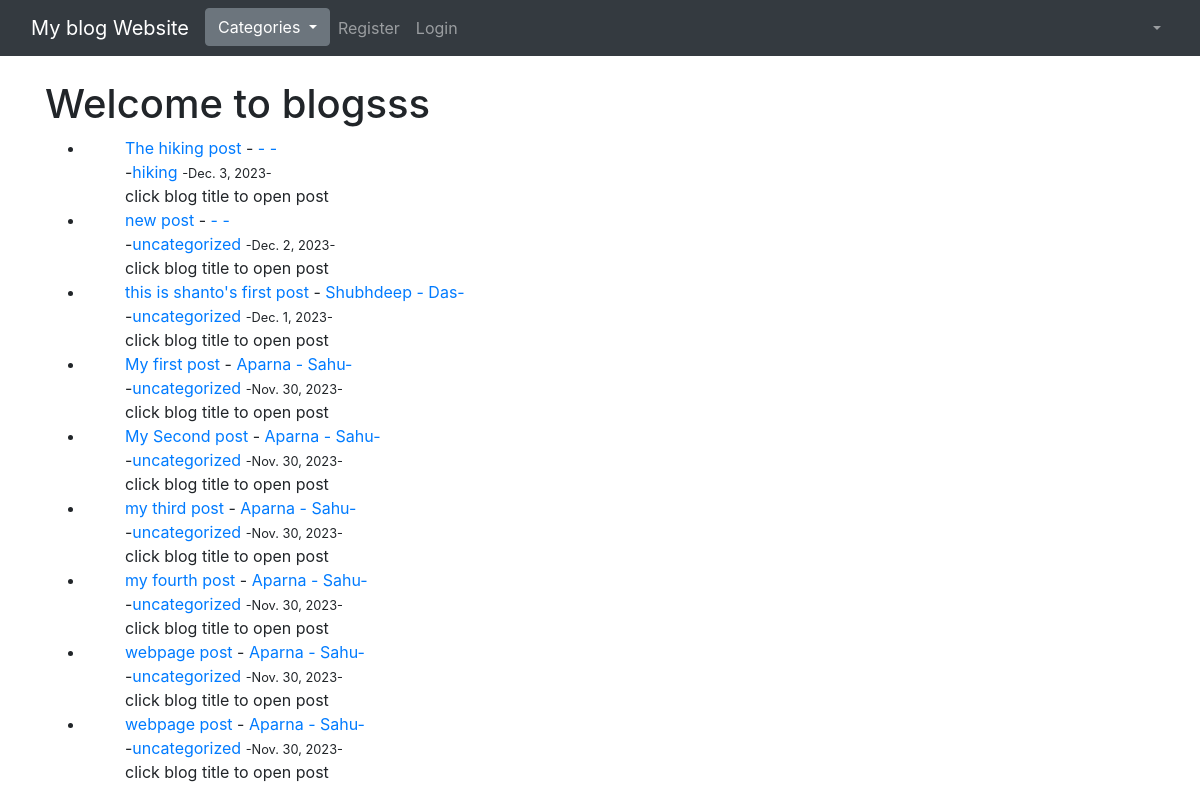
The app's page /, older data.
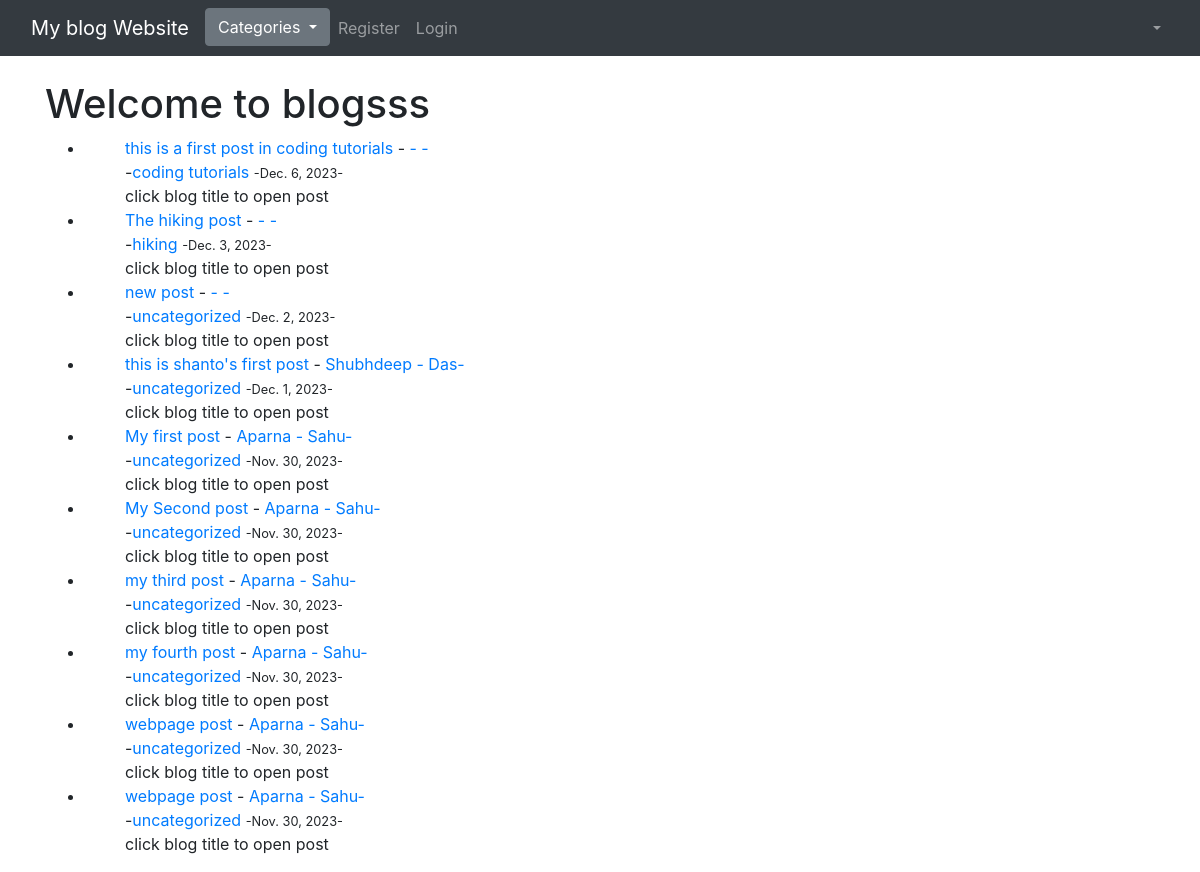
The same page, newer data.
### theblog/models.py (models this page shows, shortened)
class Post(models.Model):
    title=models.CharField(max_length=255)
    header_image=models.ImageField(null=True, blank=True, upload_to="images/")
    title_tag=models.CharField(max_length=255)
    author=models.ForeignKey(User,on_delete=models.CASCADE)
    category=models.CharField(max_length=255,default='uncategorized')
    body=RichTextField(blank=True, null=True)
    post_date=models.DateField(auto_now_add=True)
    likes=models.ManyToManyField(User, related_name='blog_posts')
    snippet=models.CharField(max_length=255)

### theblog/views.py (the view)
# urls.py: path('', HomeView.as_view(), name="home"),
class HomeView(ListView):
    model= Post
    template_name='home.html'
    ordering=['-post_date']
    def get_context_data(self, *args, **kwargs):
        cat_menu = Category.objects.all()
        context= super(HomeView, self).get_context_data(*args, **kwargs)
        context["cat_menu"]= cat_menu
        return context

### theblog/models.py (called while the page is built)
    def __str__(self):
        return self.name

### theblog/templates/home.html (shortened to what this page needs)
{% extends 'base.html' %}
{% block content  %}
<h1>Welcome to blogsss</h1>
<ul>
{% for post in object_list %}
<li>
    <ul style="list-style-type: none;">
           <li> <a href= "{% url 'article_detail' post.pk %}">    {{ post.title }} </a>
            -<a href="{% url 'Auth_detail' post.pk  %}"> {{ post.author.first_name }} - {{ post.author.last_name}}-</a></li>
        <li>-<a href="{% url 'category' post.category|slugify %}">{{ post.category }}</a>
            <small>-{{ post.post_date }}-</small>
            </li>
        <li>
            {{ post.snippet }}
        </li>
    </ul>
</li>
{% endfor %}
</ul>
{% endblock %}

Row changes from the older to the newer data that the page shows:
added Post: title "this is a first post in coding tutorials", category "coding tutorials", post_date "Dec. 6, 2023", snippet "click blog title to open post"
